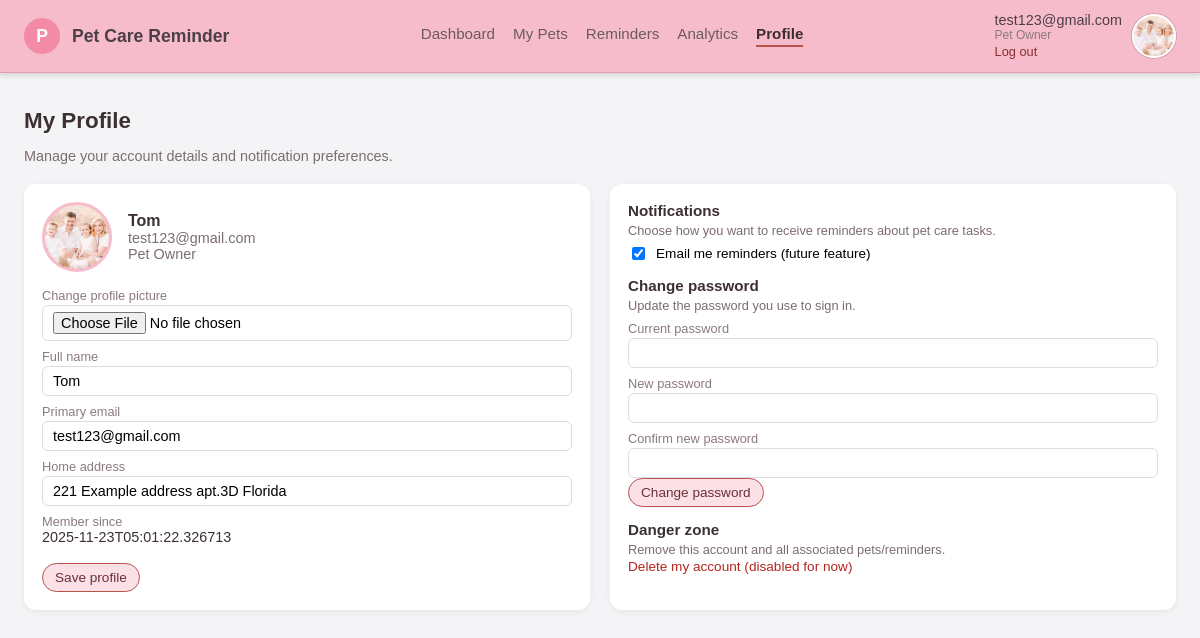
Screenshot of /profile (signed in) with the database file from the repository.
### tables this page shows
CREATE TABLE users (
    id INTEGER PRIMARY KEY AUTOINCREMENT,
    email TEXT NOT NULL UNIQUE,
    password_hash TEXT NOT NULL,
    full_name TEXT,
    home_address TEXT,
    avatar_filename TEXT,
    is_active INTEGER NOT NULL DEFAULT 1,
    is_admin INTEGER NOT NULL DEFAULT 0,
    created_at TEXT NOT NULL
);

### app.py (the view, shortened to what this page needs)
@app.route("/profile", methods=["GET", "POST"])
@login_required
def profile():
    user_id = session["user_id"]
    user = db.get_user_by_id(user_id)
    profile_message = None
    password_message = None
    error_message = None
    if user and user["avatar_filename"]:
        avatar_url = url_for("static", filename=f"uploads/{user['avatar_filename']}")
    else:
        avatar_url = url_for("static", filename="images/profile-avatar.jpg")
    user_email = user["email"] if user else ""
    created_at = user["created_at"] if user else ""
    home_address = user["home_address"] if user else ""
    full_name = user["full_name"] if user else ""
    display_name = full_name or (user_email.split("@")[0].title() if user_email else "Pet Parent")
    return render_template(
        "profile.html",
        avatar_url=avatar_url,
        user_email=user_email,
        created_at=created_at,
        home_address=home_address,
        user_full_name=full_name,
        user_display_name=display_name,
        profile_message=profile_message,
        password_message=password_message,
        error_message=error_message,
    )

### app.py (called while the page is built)
def login_required(view_func):
    @wraps(view_func)
    def wrapped_view(*args, **kwargs):
        if "user_id" not in session:
            return redirect(url_for("login"))
        return view_func(*args, **kwargs)
    return wrapped_view

### db.py (called while the page is built)
def get_conn():
    conn = sqlite3.connect(DB_PATH)
    conn.row_factory = sqlite3.Row
    return conn

def get_user_by_id(user_id: int):
    conn = get_conn()
    cur = conn.execute("SELECT * FROM users WHERE id = ?", (user_id,))
    user = cur.fetchone()
    conn.close()
    return user

### templates/profile.html (shortened to what this page needs)
<!DOCTYPE html>
<html lang="en">
<head>
</head>
<body>
<header class="header-bar">
    <div class="header-left">
        <div class="logo-circle">P</div>
        <div class="app-name">Pet Care Reminder</div>
    </div>
    <nav class="header-tabs">
        <a href="{{ url_for('dashboard') }}" class="header-tab">Dashboard</a>
        <a href="{{ url_for('my_pets') }}" class="header-tab">My Pets</a>
        <a href="{{ url_for('reminders') }}" class="header-tab">Reminders</a>
        <a href="{{ url_for('analytics') }}" class="header-tab">Analytics</a>
        <a href="{{ url_for('profile') }}" class="header-tab active">Profile</a>
    </nav>
    <div class="header-right">
        <div>
            <div class="profile-name-top">{{ user_email }}</div>
            <div class="profile-role-top">Pet Owner</div>
            <a href="{{ url_for('logout') }}" class="logout-link">Log out</a>
        </div>
        <div class="profile-avatar-top"
             style="background-image: url('{{ avatar_url }}');">
        </div>
    </div>
</header>
<main class="page-body">
    <h1 class="page-title">My Profile</h1>
    <p class="page-subtitle">
        Manage your account details and notification preferences.
    </p>
    <div class="profile-layout">
        <section class="profile-main-card">
            <form method="POST" action="{{ url_for('profile') }}" enctype="multipart/form-data">
                <div class="profile-main-header">
                    <div class="profile-main-avatar"
                         style="background-image: url('{{ avatar_url }}');">
                    </div>
                    <div>
                        <div class="profile-main-name">
                            {{ user_display_name }}
                        </div>
                        <div class="profile-main-email">{{ user_email }}</div>
                        <div class="profile-main-email">Pet Owner</div>
                    </div>
                </div>
                <div class="profile-field-label">Change profile picture</div>
                <input type="file" name="avatar" class="profile-field-input" accept="image/*">
                <div class="profile-field-label">Full name</div>
                <input type="text" name="full_name" class="profile-field-input"
                       value="{{ user_full_name or '' }}">
                <div class="profile-field-label">Primary email</div>
                <input type="email" name="email" class="profile-field-input"
                       value="{{ user_email }}">
                <div class="profile-field-label">Home address</div>
                <input type="text" name="home_address" class="profile-field-input"
                       value="{{ home_address or '' }}">
                <div class="profile-field-label">Member since</div>
                <div style="font-size: 0.9rem; color:#3c3035;">
                    {{ created_at or "Unknown" }}
                </div>
                <br>
                <button type="submit" class="simple-button">Save profile</button>
            </form>
        </section>
        <section class="profile-options-card">
            <div class="option-group">
                <div class="option-title">Notifications</div>
                <div class="option-desc">
                    Choose how you want to receive reminders about pet care tasks.
                </div>
                <div class="option-toggle-row">
                    <input type="checkbox" id="email_reminders" checked>
                    <label for="email_reminders" style="font-size: 0.85rem;">
                        Email me reminders (future feature)
                    </label>
                </div>
            </div>
            <div class="option-group">
                <div class="option-title">Change password</div>
                <div class="option-desc">
                    Update the password you use to sign in.
                </div>
                <form method="POST" action="{{ url_for('profile') }}">
                    <div class="profile-field-label">Current password</div>
                    <input type="password" name="current_password" class="profile-field-input">
                    <div class="profile-field-label">New password</div>
                    <input type="password" name="new_password" class="profile-field-input">
                    <div class="profile-field-label">Confirm new password</div>
                    <input type="password" name="confirm_password" class="profile-field-input">
                    <br>
                    <button type="submit" class="simple-button">Change password</button>
                </form>
            </div>
            <div class="option-group">
                <div class="option-title">Danger zone</div>
                <div class="option-desc">
                    Remove this account and all associated pets/reminders.
                </div>
                <a href="#" class="danger-link">Delete my account (disabled for now)</a>
            </div>
        </section>
    </div>
</main>
</body>
</html>

### templates/profile.html (style rules this page uses)
body { margin: 0; font-family: Arial, sans-serif; background: #f4f4f6; }
.header-bar { display: flex; align-items: center; justify-content: space-between; padding: 12px 24px; background: #f7bccc; border-bottom: 1px solid #e09cad; box-shadow: 0 2px 6px rgba(0,0,0,0.15); }
.header-left { display: flex; align-items: center; gap: 12px; }
.logo-circle { width: 36px; height: 36px; border-radius: 50%; background: #f38aa6; display: flex; align-items: center; justify-content: center; color: white; font-weight: bold; font-size: 1.1rem; }
.app-name { font-weight: bold; font-size: 1.1rem; color: #4c3f45; }
.header-tabs { display: flex; gap: 18px; }
.header-tab { font-size: 0.95rem; color: #6b5a60; padding-bottom: 3px; cursor: pointer; text-decoration: none; }
.header-tab.active { font-weight: bold; border-bottom: 2px solid #b6534d; color: #3b2d32; }
.header-right { display: flex; align-items: center; gap: 10px; }
.profile-name-top { font-size: 0.9rem; color: #4c3f45; text-align: right; }
.profile-role-top { font-size: 0.75rem; color: #8b7a81; }
.profile-avatar-top { width: 40px; height: 40px; border-radius: 50%; background-size: cover; background-position: center; border: 2px solid white; box-shadow: 0 0 0 1px rgba(0,0,0,0.15); }
.logout-link { font-size: 0.8rem; color: #8a2f2b; text-decoration: none; }
.page-body { padding: 20px 24px; }
.page-title { font-size: 1.4rem; font-weight: bold; color: #3c3035; margin-bottom: 8px; }
.page-subtitle { font-size: 0.9rem; color: #7b6c72; margin-bottom: 20px; }
.profile-layout { display: flex; gap: 20px; flex-wrap: wrap; }
.profile-main-card, .profile-options-card { flex: 1 1 260px; background: white; border-radius: 12px; padding: 18px; box-shadow: 0 2px 6px rgba(0,0,0,0.06); }
.profile-main-header { display: flex; align-items: center; gap: 16px; margin-bottom: 16px; }
.profile-main-avatar { width: 64px; height: 64px; border-radius: 50%; background-size: cover; background-position: center; border: 3px solid #f7bccc; }
.profile-main-name { font-weight: bold; color: #3c3035; }
.profile-main-email { font-size: 0.9rem; color: #7b6c72; }
.profile-field-label { font-size: 0.8rem; color: #8b7a81; margin-top: 8px; }
.profile-field-input { width: 100%; padding: 6px 10px; border-radius: 6px; border: 1px solid #ddd; margin-top: 2px; font-size: 0.9rem; box-sizing: border-box; }
.option-group { margin-bottom: 14px; }
.option-title { font-size: 0.95rem; font-weight: bold; color: #3c3035; margin-bottom: 4px; }
.option-desc { font-size: 0.8rem; color: #7b6c72; }
.option-toggle-row { display: flex; align-items: center; gap: 8px; margin-top: 6px; }
.danger-link { font-size: 0.85rem; color: #b3261e; text-decoration: none; }
.simple-button { padding: 6px 12px; border-radius: 999px; border: 1px solid #b6534d; background: #fbe1e7; color: #6c2f35; font-size: 0.85rem; cursor: pointer; }

### rows the page displays
users: email "test123@gmail.com", full_name "Tom", home_address "221 Example address apt.3D Florida", created_at "2025-11-23T05:01:22.326713"
